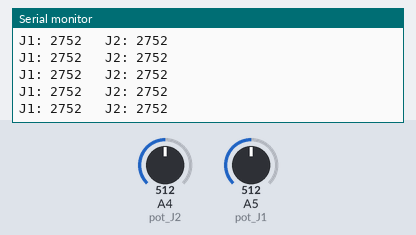
A sketch run on a simulated Arduino Uno, built with avr-gcc and run on an emulated ATmega328P. On the bench: the last lines printed to the serial monitor. Inputs (shaded band) come from the test bench; at power-on: A4 (pot_J2) = 512, A5 (pot_J1) = 512.

Above: at 4.2 s.
4.3 s: A4 (pot_J2) set to 125
At 4.45 s:
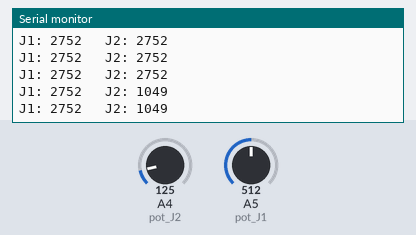
7.3 s: A4 (pot_J2) set to 103
At 7.3 s:
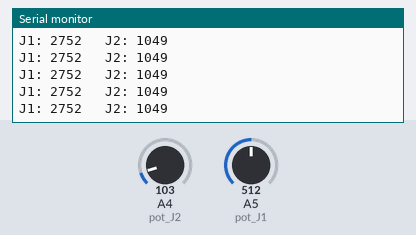
Timing chart, 0 to 10.3 s (numbered marks = the images above; inputs shaded):
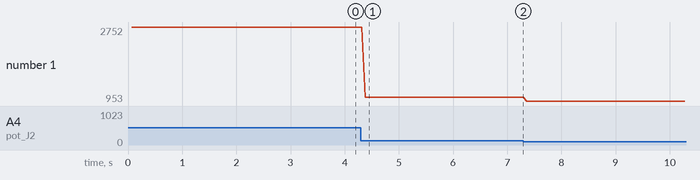

The sketch:

servo_pololu_mode.ino
```cpp
#include <SoftwareSerial.h>

// Arduino pin connected to Pololu Servo Controller
const int servoController = 1;

// location of Servo plugged into Pololu Servo Controller (defaults 0-7)
const int servo0 = 0;
const int J1 = 1;
const int J2 = 2;


#define rxPin 2
#define txPin 3
// set up a new serial port
SoftwareSerial ss =  SoftwareSerial(rxPin, txPin);

int potbase = A0;  // analog pin used to connect the potentiometer
int val;    // variable to read the value from the analog pin
int pot_J1 = A5;
int val_J1;
int pot_J2 = A4;
int val_J2;


void setup() {
   pinMode(rxPin, INPUT);
 digitalWrite(txPin, HIGH); // keeps pololu board from getting spurious signal
 pinMode(txPin, OUTPUT);

 // set the data rate for the hardware serial port
 Serial.begin(9600);
 // set the data rate for the SoftwareSerial port
 ss.begin(9600);


  servoSetSpeed(servo0,127);
}

void loop() {
  val_J1 = analogRead(pot_J1);            // reads the value of the potentiometer (value between 0 and 1023)
  val_J1 = map(val_J1, 0, 1023, 500, 5000);     // scale it to use it with the servo (value between 0 and 180)

  val_J2 = analogRead(pot_J2);            // reads the value of the potentiometer (value between 0 and 1023)
  val_J2 = map(val_J2, 0, 1023, 500, 5000);     // scale it to use it with the servo (value between 0 and 180)

  servoMove(J1,val_J1);
  servoMove(J2, val_J2);
  delay(50);
  //servoMove(servo0,4000);
  Serial.print("J1: ");
  Serial.print(val_J1);
  Serial.print("\t J2: ");
  Serial.println(val_J2);
}

/*
    Move Servo using Pololu Servo Controller
    servo = servo number (default 0-7)
    hornPos = position (500-5500)  {Test your servos maximum positions}
*/
void servoMove(int servo, int pos)
{
  if( pos > 5500 || pos < 500 ) return;

  // Build a Pololu Protocol Command Sequence
  char cmd[6];
  cmd[0] = 0x80;  // start byte
  cmd[1] = 0x01;  // device id
  cmd[2] = 0x04;  // command number
  cmd[3] = servo; //servo number
  cmd[4] = lowByte(pos >> 7);   // lower byte
  cmd[5] = lowByte(pos & 0x7f); // upper byte

  // Send the command to the Pololu Servo Controller
  for ( int i = 0; i < 6; i++ ){
    ss.write(cmd[i]);
  }

}

/*
*    Set Servo Speed using Pololu Servo Controller
*    servo = servo number (default 0-7)
*    speed = (1-127) (slowest - fastest) 0 to disable speed control
*/
void servoSetSpeed(int servo, int speed){

   // Build a Pololu Protocol Command Sequence
   char cmd[5];
   cmd[0] = 0x80;     // start byte
   cmd[1] = 0x01;     // device id
   cmd[2] = 0x01;     // command number
   cmd[3] = lowByte(servo);    // servo number
   cmd[4] = lowByte(speed);    // speed

  // Send the command to the Pololu Servo Controller
   for ( int i = 0; i < 5; i++ ){
      ss.write(cmd[i]);
   }
}
```

Measured:
- after the input at 4.3 s, the serial monitor: prints a new line after 0.08 s (image 1)
- plotted number 1: 2752 → 1049 after the input at 4.3 s, 1049 → 953 after the input at 7.3 s
